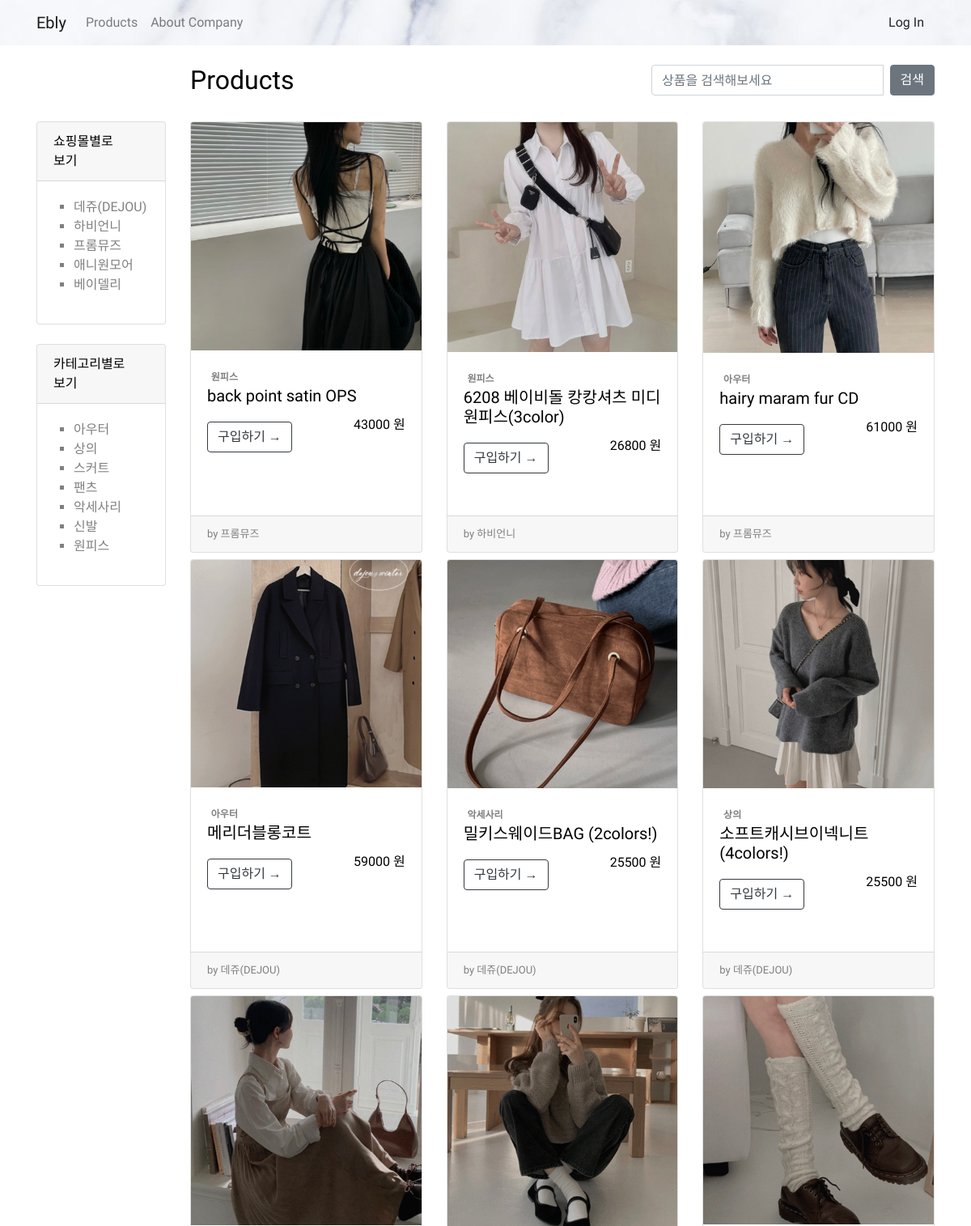
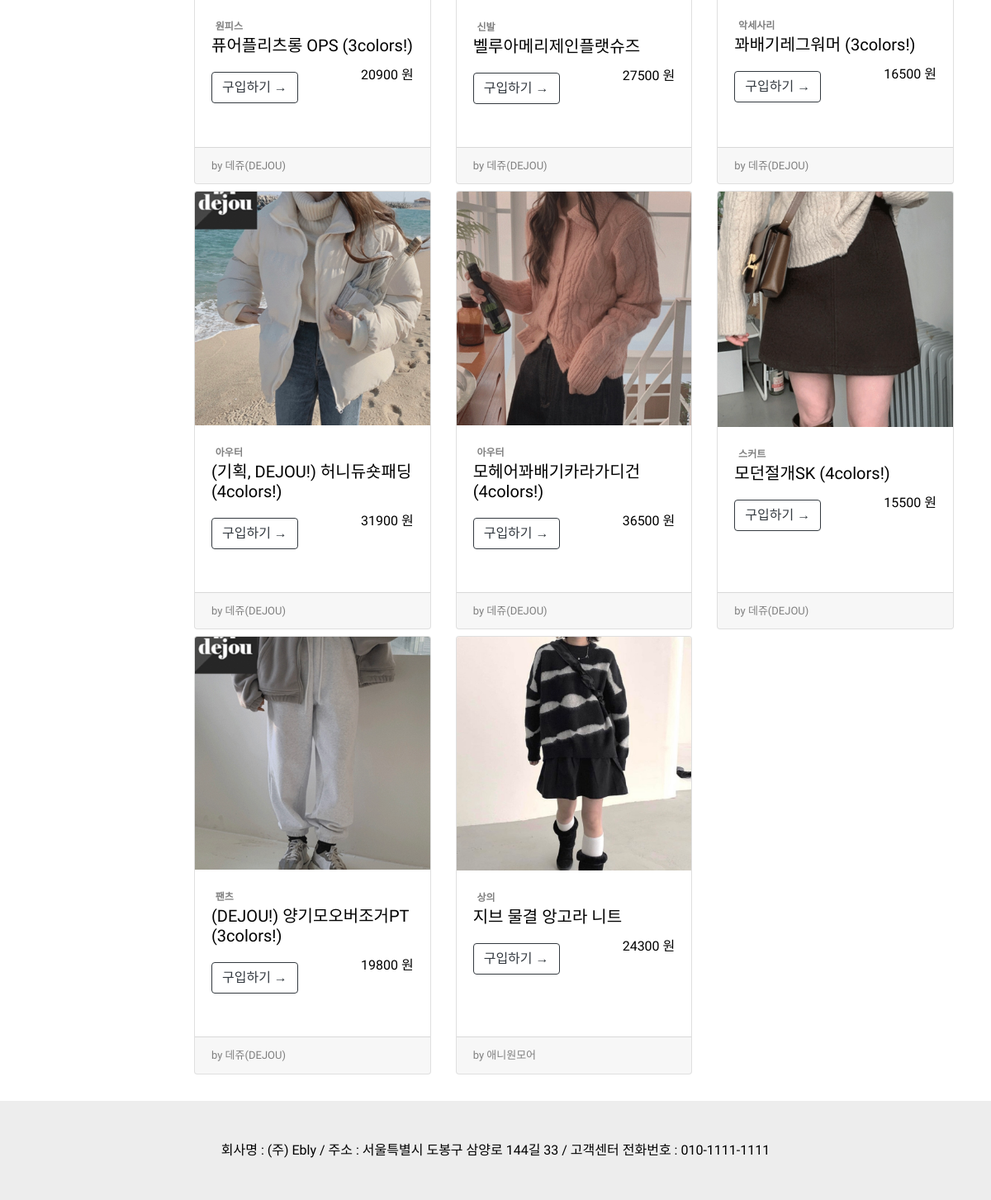
The app's page /shop/ with its own data (2 pictures, top to bottom).
### shop/models.py (models this page shows, shortened)
class Company(models.Model):
    com_name = models.CharField(max_length=30)
    address = models.TextField()
    contact = models.CharField(max_length=100)
    com_url = models.URLField()
    bank_account = models.CharField(max_length=50)
    def __str__(self):
        return f'{self.com_name}'
    def get_absolute_url(self):
        return f'/shop/company/{self.com_name}'

class Category(models.Model):
    name = models.CharField(max_length=20, unique=True)
    slug = models.SlugField(max_length=200, unique=True, allow_unicode=True)
    def __str__(self):
        return f'{self.name}'
    def get_absolute_url(self):
        return f'/shop/category/{self.slug}'

class Good(models.Model):
    name = models.TextField()
    about = models.TextField()
    price = models.IntegerField()
    inventory = models.IntegerField(blank=False)
    image = models.ImageField(upload_to='shop/images/', blank=False)
    from_url = models.URLField()
    company = models.ForeignKey(Company, null=True, blank=True, on_delete=models.CASCADE)
    size = models.ManyToManyField(Size)
    color = models.ManyToManyField(Color)
    category = models.ForeignKey(Category, null=True, blank=True, on_delete=models.SET_NULL)
    tag = models.ManyToManyField(Tag)
    user_com = models.ForeignKey(User, null=True, on_delete=models.SET_NULL)
    def __str__(self):
        return f'{self.name}'
    def get_absolute_url(self):
        return f'/shop/{self.pk}/'

### shop/views.py (the view)
# urls.py: path('', views.GoodList.as_view()),
class GoodList(ListView):
    model = Good
    ordering = 'pk'
    def get_context_data(self, *, object_list=None, **kwargs):
        context = super(GoodList, self).get_context_data()
        context['categories'] = Category.objects.all()
        context['companies'] = Company.objects.all()
        return context

### shop/templates/shop/good_list.html (shortened to what this page needs)
{% extends 'shop/base.html' %}
{% block 'main_area' %}
{% include 'shop/navbar.html' %}
    <div class="container">
        <div class="row">
            <div class="col-md-2 col-lg-2"></div>
            <div class="col-md-6 col-lg-6">
                {% if search_info %}
                <h5 class="mt-4">{{search_info}}</h5>
                {% elif company %}
                <h2 class="mt-4">{{company}} {% if category %}<span class="badge bg-light text-dark ml-2">{{category}}{% endif %}</span></h2>
                {% else %}
                <h2 class="mt-4">Products {% if category %}<span class="badge bg-light text-dark ml-2">{{category}}{% endif %}</span></h2>
                {% endif %}
            </div>
            <div class="col-md-4 col-lg-4">
                <div class="input-group mt-4">
                  <input class="form-control" type="text" id="search-input" placeholder="상품을 검색해보세요" aria-label="Enter search term..." aria-describedby="button-search" />
                  <button class="btn btn-secondary ml-2" id="button-search" type="button" onclick="searchGood()">검색</button>
              </div>
            </div>
        </div>
        <div class="row">
            <div class="col-md-3 col-lg-2">
                {% if not company %}
                {% if not category %}
                <div class="card mt-4">
                    <div class="card-header">
                        쇼핑몰별로</br>보기
                    </div>
                    <div class="card-body">
                        <div class="row">
                            <ul style="list-style-type:square">
                            {% for com in companies %}
                                <li style="color:gray"><a href="{{com.get_absolute_url}}" style="color:gray">{{ com }}</a></li>
                            {% endfor %}
                            </ul>
                        </div>
                    </div>
                </div>
                {% endif %}
                <div class="card mt-4">
                    <div class="card-header">
                        카테고리별로</br>보기
                    </div>
                    <div class="card-body">
                        <div class="row">
                            <ul style="list-style-type:square">
                            {% for c in categories %}
                                <li style="color:gray"><a href="{{c.get_absolute_url}}" style="color:gray">{{ c }}</a></li>
                            {% endfor %}
                            </ul>
                        </div>
                    </div>
                </div>
                {% endif %}
            </div>
            <div class="col-md-9 col-lg-10">
                <div class="row">
                    {% if good_list.exists %}
                        {% for good in good_list %}
                        <div class="col-sm-4 mt-2">
                            <div class="card mb-3 mt-3 h-100">
                                <div>
                                    <img class="card-img-top" src="{{ good.image.url }}" alt="{{ good }}" />
                                </div>
                            <div class="card-body">
                                <span class="badge bg-outline-dark float-rigth" style="color:gray">{{good.category}}</span>
                                <h5 class="card-title">{{ good.name }}</h5>
                                <div class="card-text float-right">{{good.price}} 원</div>
                                <a class="btn btn-outline-dark mt-2" href="{{ good.get_absolute_url }}">구입하기 →</a>
                            </div>
                                <div class="card-footer float-right" style="color:gray; font-size:small">
                                    by {{good.company}}
                                </div>
                        </div>
                        </div>
                        {% endfor %}
                    {% else %}
                    <div class=" ml-5 mt-5 text-center">
                        아직 상품이 없습니다.
                    </div>
                    {% endif %}
                </div>
            </div>
        </div>
        </div>
    <div class="mt-5">
        {% include 'shop/footer.html' %}
    </div>
{% endblock %}

### records on screen
Company: com_name "데쥬(DEJOU)"
Company: com_name "하비언니"
Company: com_name "프롬뮤즈"
Company: com_name "애니원모어"
Company: com_name "베이델리"
Category: name "아우터"
Category: name "상의"
Category: name "스커트"
Category: name "팬츠"
Category: name "악세사리"
Category: name "신발"
Category: name "원피스"
Good: image (picture), category "원피스", name "back point satin OPS", price "43000", company "프롬뮤즈"
Good: image (picture), category "원피스", name "6208 베이비돌 캉캉셔츠 미디원피스(3color)", price "26800", company "하비언니"
Good: image (picture), category "아우터", name "hairy maram fur CD", price "61000", company "프롬뮤즈"
Good: image (picture), category "아우터", name "메리더블롱코트", price "59000", company "데쥬(DEJOU)"
Good: image (picture), category "악세사리", name "밀키스웨이드BAG (2colors!)", price "25500", company "데쥬(DEJOU)"
Good: image (picture), category "상의", name "소프트캐시브이넥니트 (4colors!)", price "25500", company "데쥬(DEJOU)"
Good: image (picture), category "원피스", name "퓨어플리츠롱 OPS (3colors!)", price "20900", company "데쥬(DEJOU)"
Good: image (picture), category "신발", name "벨루아메리제인플랫슈즈", price "27500", company "데쥬(DEJOU)"
Good: image (picture), category "악세사리", name "꽈배기레그워머 (3colors!)", price "16500", company "데쥬(DEJOU)"
Good: image (picture), category "아우터", name "(기획, DEJOU!) 허니듀숏패딩 (4colors!)", price "31900", company "데쥬(DEJOU)"
Good: image (picture), category "아우터", name "모헤어꽈배기카라가디건 (4colors!)", price "36500", company "데쥬(DEJOU)"
Good: image (picture), category "스커트", name "모던절개SK (4colors!)", price "15500", company "데쥬(DEJOU)"
Good: image (picture), category "팬츠", name "(DEJOU!) 양기모오버조거PT (3colors!)", price "19800", company "데쥬(DEJOU)"
Good: image (picture), category "상의", name "지브 물결 앙고라 니트", price "24300", company "애니원모어"
